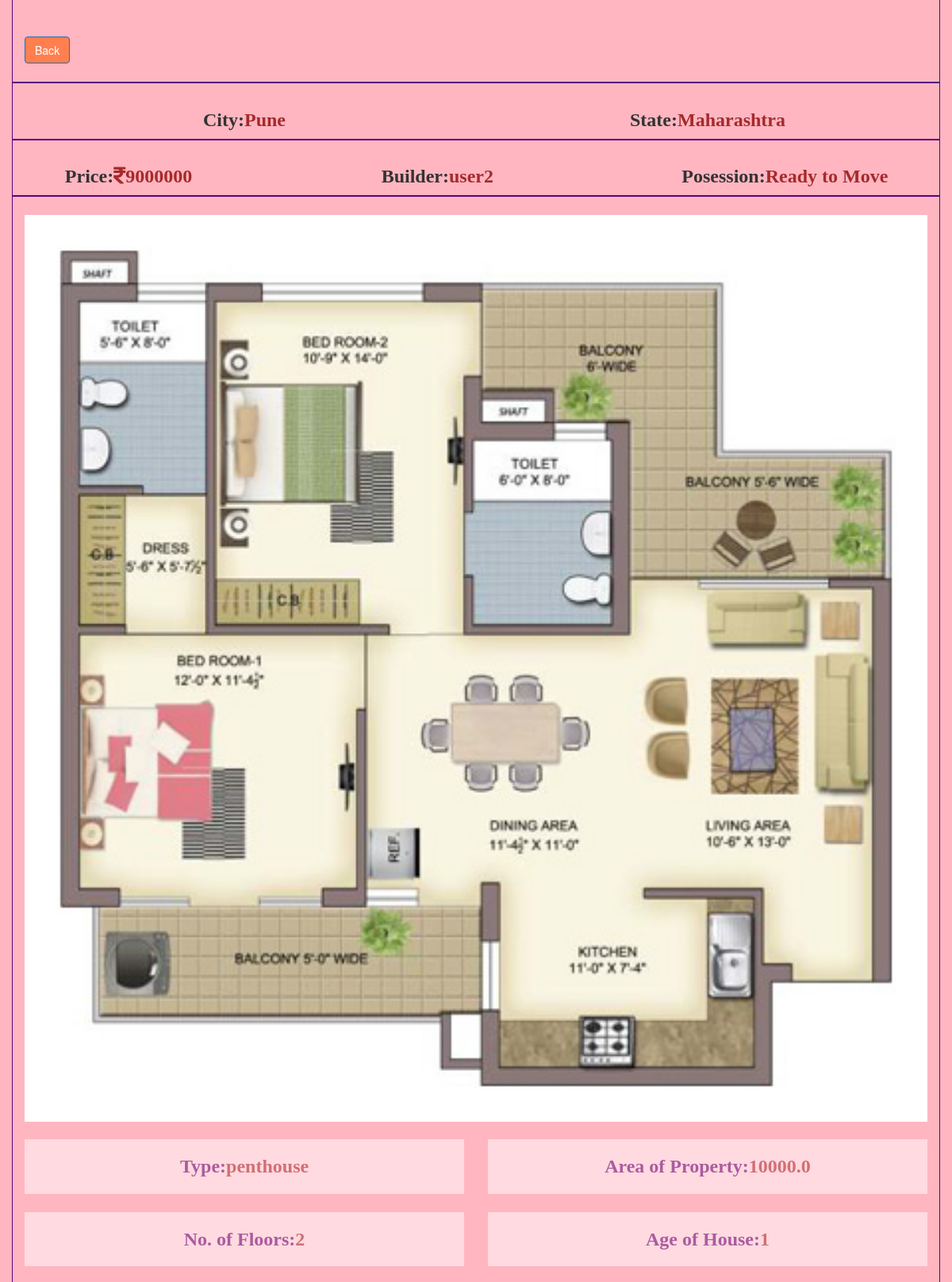
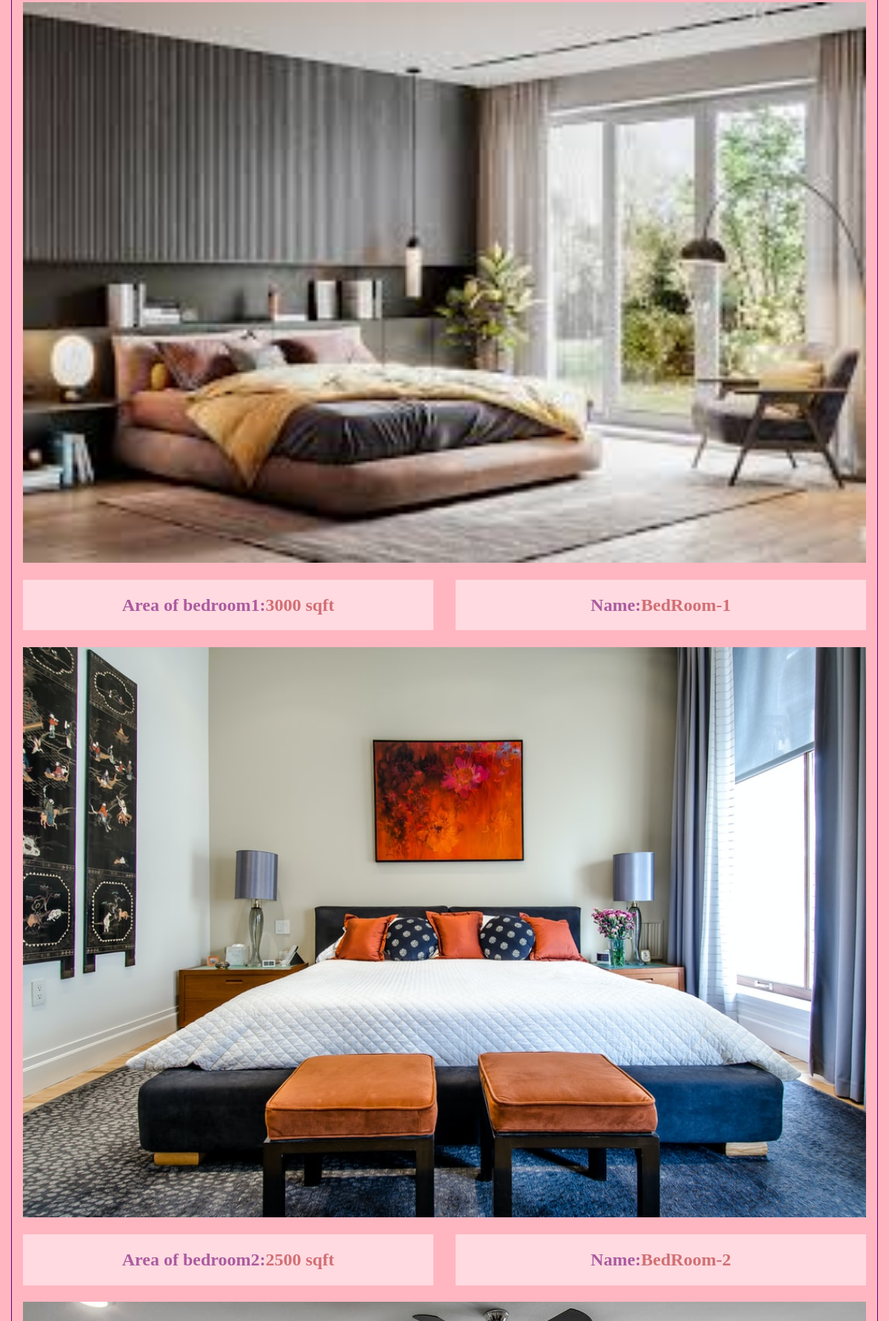
/property/property_detail/11/ (upper part), run on the app's committed database (2 pictures, top to bottom).
### property/models.py (models this page shows)
class Property(models.Model):
    type_house = models.CharField(choices=HOUSE_TYPES,max_length=20, default='penthouse')
    state = models.CharField(max_length=30)
    city = models.CharField(max_length=30)
    area = models.FloatField(blank=False, default = False)
    no_of_bedrooms = models.IntegerField(default = False)
    no_of_floors = models.IntegerField(default = False)
    age_of_house = models.IntegerField(default=True)
    price = models.BigIntegerField(default = False)
    name = models.CharField(max_length=50)
    address = models.CharField(max_length=1000)
    possession=models.CharField(max_length=30,default=False,null=True)
    Description = models.CharField(max_length=1000)
    Parking = models.BooleanField(default=False)
    Gym = models.BooleanField(default=False)
    Conference_room = models.BooleanField(default=False)
    swimming_pool = models.BooleanField(default=False)
    plan = models.ImageField(upload_to ='plans/' ,null=True)
    property_seller = models.ForeignKey(Seller,on_delete=models.CASCADE,blank=False,default=None)

class PropertyImages(models.Model):
    property_fk = models.ForeignKey(Property ,on_delete=models.CASCADE)
    Area_of_bedroom1 = models.IntegerField(default=0)
    Bedroom1_Image=models.ImageField(upload_to='images1/',null=False,default=False)
    Area_of_bedroom2=models.IntegerField(default=0,blank=True)
    Bedroom2_Image=models.ImageField(upload_to='images1/',null=True,default=False,blank=True)
    Area_of_bedroom3=models.IntegerField(default=0,blank=True)
    Bedroom3_Image=models.ImageField(upload_to='images1/',null=True,default=False,blank=True)
    LivingRoom_Image=models.ImageField(upload_to='images1/',null=False,default=False,blank=False)
    Area_of_livingroom=models.IntegerField(default=0,blank=True)
    Kitchen_Image=models.ImageField(upload_to='images1/',null=False,default=False,blank=False)
    Area_of_kitchen=models.IntegerField(default=0,blank=True)
    Main_Image = models.ImageField(upload_to='images1/',blank=True,default=False,null=False)

### users/models.py (models this page shows)
class Seller(models.Model):
    user = models.OneToOneField(User,on_delete = models.CASCADE,primary_key=True)
    contact = models.CharField(max_length=100)
    city = models.CharField(max_length=100)
    state = models.CharField(max_length =100)
    buyers = models.ManyToManyField(Buyer,related_name='buyers')
    def __str__(self):
        return self.user.name

class User(AbstractUser):
    is_buyer = models.BooleanField(default=False)
    is_seller = models.BooleanField(default=False)
    name = models.CharField(max_length=100,null= False,blank=False)
    email = models.EmailField(null=False,blank=False)

### property/views.py (the view)
# urls.py: path('property_detail/<str:id>/',views.property_detail,name='property_details'),
def property_detail(request, id):
    property_obj = Property.objects.get(pk=id)
    seller_property=property_obj.property_seller
    print(seller_property)
    builder = Builder.objects.get(seller=seller_property)
    print(builder)
    images = PropertyImages.objects.get(property_fk=property_obj)
    specs=property_specs.objects.get(property_id=property_obj)
    nearbys = Location.objects.get(property_id=property_obj)
    context={
        'property_object':property_obj,
        'images':images,
        'specs':specs,
        'nearbys':nearbys,
        'builder':builder
    }
    return render(request,'./Filter/detailedview.html',context)

### property/templates/Filter/detailedview.html (shortened to what this page needs)
{% load static %}
<!DOCTYPE html>
<html lang="en">
<head>
    <link rel="stylesheet" href="https://maxcdn.bootstrapcdn.com/bootstrap/3.4.1/css/bootstrap.min.css">
    <link rel="stylesheet" href="{% static 'searchresult/css/property_details2.css' %}">
    <link rel="stylesheet" href="{% static 'searchresult/css/all.min.css' %}">
</head>
<body>
    <div class="container" style="border-right: 1px solid rgb(90, 2, 128);border-left: 1px solid  rgb(90, 2, 128);">
        <div class="row format">
            <div class="col-sm-12 float-right format1">
                <button class="btn btn-primary" style="background-color: coral;">
                <a href="{% block urlblock %}{% url 'filter_property' %} {% endblock %}" style="text-decoration: none; color: white;">Back</a>
                </button>
            </div>
        </div>
        <div class="row format">
            <div class="col-sm-6 centertext">
            <h4 class="font1"><b>City:<span style="color: brown;">{{ property_object.city }}</span></b></h4>
            </div>
            <div class="col-sm-6 centertext">
                <h4 class="font1"><b>State:<span style="color: brown;">{{ property_object.state }}</span></b></h4>
            </div>
        </div>
        <div class="row format">
            <div class="col-sm-3 centertext">
            <h4 class="font1"><b>Price:<span style="color: brown;"><i class="fas fa-rupee-sign"></i>{{ property_object.price }}</span></b></h4>
            </div>
            <div class="col-sm-5 centertext">
                <h4 class="font1"><b>Builder:<span style="color: brown;">{{ property_object.property_seller.user.name }}</span></b></h4>
            </div>
            <div class="col-sm-4 centertext">
                <h4 class="font1"><b>Posession:<span style="color: brown;">{{ property_object.possession }}</span></b></h4>
            </div>
        </div>
        <div class="row format1">
            <div class="col-sm-12 img-fluid">
                        <img src="{{ MEDIA_URL }}{{ property_object.plan.url }}" alt="Images">
            </div>
        </div>
        <div class="row format1">
            <div class="col-md-6 centertext">
                <div class="block1 fluid">
                    <h4 class="font1"><b>Type:<span style="color: brown;">{{ property_object.type_house }}</span></b></h4>
                </div>
            </div>
            <div class="col-md-6 centertext">
                <div class="block1 fluid">
                    <h4 class="font1"><b>Area of Property:<span style="color: brown;">{{ property_object.area }}</span></b></h4>
                </div>
            </div>
        </div>
        <div class="row format1">
            <div class="col-md-6 centertext">
                <div class="block1">
                    <h4 class="font1"><b>No. of Floors:<span style="color: brown;">{{ property_object.no_of_floors }}</span></b></h4>
                </div>
            </div>
            <div class="col-md-6 centertext">
                <div class="block1">
                    <h4 class="font1"><b>Age of House:<span style="color: brown;">{{ property_object.age_of_house }}</span></b></h4>
                </div>
            </div>
        </div>
        <div class="row format1">
            <div class="col-sm-12 img-fluid">
                <div>
                    <img src="{{ MEDIA_URL }}{{ images.Bedroom1_Image.url }}" alt="bedroom1 Image">
                </div>
            </div>
        </div>
        <div class="row format1">
            <div class="col-md-6 centertext">
                <div class="block1 font1">
                        <h4 class="font1"><b>Area of bedroom1:<span style="color:brown">{{ images.Area_of_bedroom1 }} sqft</span></b></h4>
                </div>
            </div>
            <div class="col-md-6 centertext">
                <div class="block1">
                    <h4 class="font1"><b>Name:<span style="color: brown;">BedRoom-1</span></b></h4>
                </div>
            </div>
        </div>
        {% if  images.Area_of_bedroom2 != 0 %}
        <div class="row format1">
            <div class="col-sm-12 img-fluid">
                <div>
                    <img src="{{ MEDIA_URL }}{{ images.Bedroom2_Image.url }}" alt="bedroom2 Image">
                </div>
            </div>
        </div>
        <div class="row format1">
            <div class="col-md-6 centertext">
                <div class="block1 fluid">
                    <h4 class="font1"><b>Area of bedroom2:<span style="color:brown">{{ images.Area_of_bedroom2 }} sqft</span></b></h4>
                </div>
            </div>
            <div class="col-md-6 centertext">
                <div class="block1 fluid">
                    <h4 class="font1"><b>Name:<span style="color: brown;">BedRoom-2</span></b></h4>
                </div>
            </div>
        </div>
        {% endif %}
        {% if  images.Area_of_bedroom3 != 0 %}
        <div class="row format1">
            <div class="col-sm-12 img-fluid">
                <div>
                    <img src="{{ MEDIA_URL }}{{ images.Bedroom3_Image.url }}" alt="bedroom3 Image">
                </div>
            </div>
        </div>
        {% endif %}
    </div>
</body>
</html>

### property/static/searchresult/css/property_details2.css (style rules this page uses)
body { background-color:lightpink; height: 610vh; }
.font1 { font-family: Monotype Corsiva, Times, Serif; font-size: x-large; }
.block1 { background-color: white; opacity: 0.5; padding-top: 2%; padding-bottom: 2%; }
div.block1 h4 { opacity: none; color: rgb(90, 2, 128) ; }
img { width:100%; height:30%; object-fit: cover; display: block; margin-left: auto; margin-right: auto; }
.format { border-bottom: 2px solid rgb(90, 2, 128); margin-top: 2%; margin-bottom: 2%; }
.format1 { margin-top: 2%; margin-bottom: 2%; }
.centertext { text-align: center; }

### data on the page
Property: city "Pune", state "Maharashtra", price "9000000", property_seller.user.name "user2", possession "Ready to Move", plan (picture), type_house "penthouse", area "10000.0", no_of_floors "2", age_of_house "1"
PropertyImages: Bedroom1_Image (picture), Area_of_bedroom1 "3000", Bedroom2_Image (picture), Area_of_bedroom2 "2500", Bedroom3_Image (picture)
